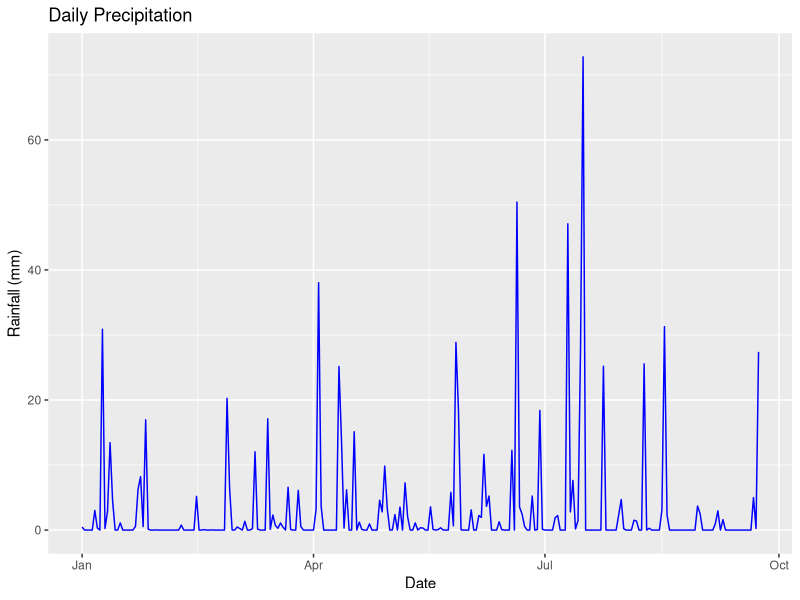
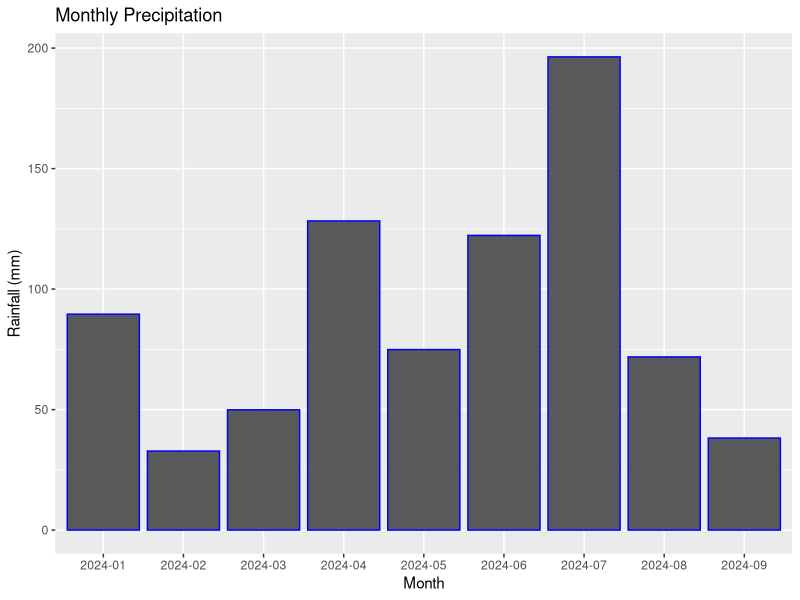

Write the R code that produced these figures, in order.
## ---- chunk 1
#| include: false
#| warning: false
#| message: false

library(tidyverse)
data <- read_csv(here::here("data/analysis_data/analysis_data.csv"))
## ---- chunk 2
#| label: fig-daily
#| fig-cap: Daily Precipitation
#| echo: false

daily <- filter(data, data$longitude == -79.4781121, data$latitude == 43.6476803)
ggplot(daily, aes(x = date, y = Total_Rainfall)) +
  geom_line(color = "blue") +
  labs(title = "Daily Precipitation", 
       x = "Date", 
       y = "Rainfall (mm)")
## ---- chunk 3
#| label: fig-monthly
#| fig-cap: Monthly Precipitation
#| fig-pos: H
#| echo: false
#| warning: false
#| message: false

monthly <- daily %>% 
  mutate(month = format(date, "%Y-%m")) %>%
  group_by(month) %>%
  summarize(monthly_rainfall = sum(Total_Rainfall))

ggplot(monthly, aes(x = month, y = monthly_rainfall)) +
  geom_bar(stat = "identity", color = "blue") +
  labs(title = "Monthly Precipitation", 
       x = "Month", 
       y = "Rainfall (mm)")


## ---- chunk 4
#| echo: false
#| eval: true
#| label: tbl-modelresults
#| tbl-cap: "Explanatory models of precipitation based on longitude and latitude"
#| warning: false
#| include: false

modeldata <- data %>% group_by(longitude, latitude) %>% summarize(year_rainfall = sum(Total_Rainfall))
lm(year_rainfall ~ longitude + latitude, modeldata)
